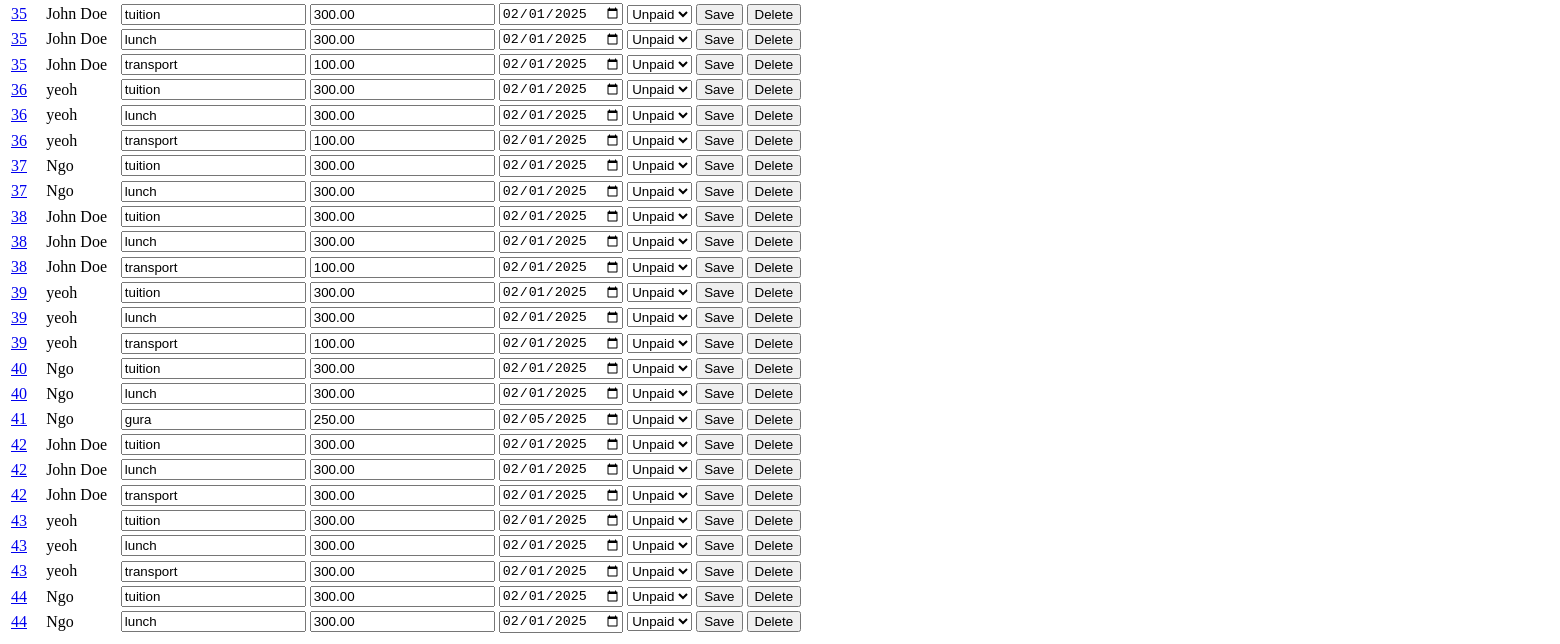
Page /accountant/viewBilling (signed in, lower part) on the earlier database version.
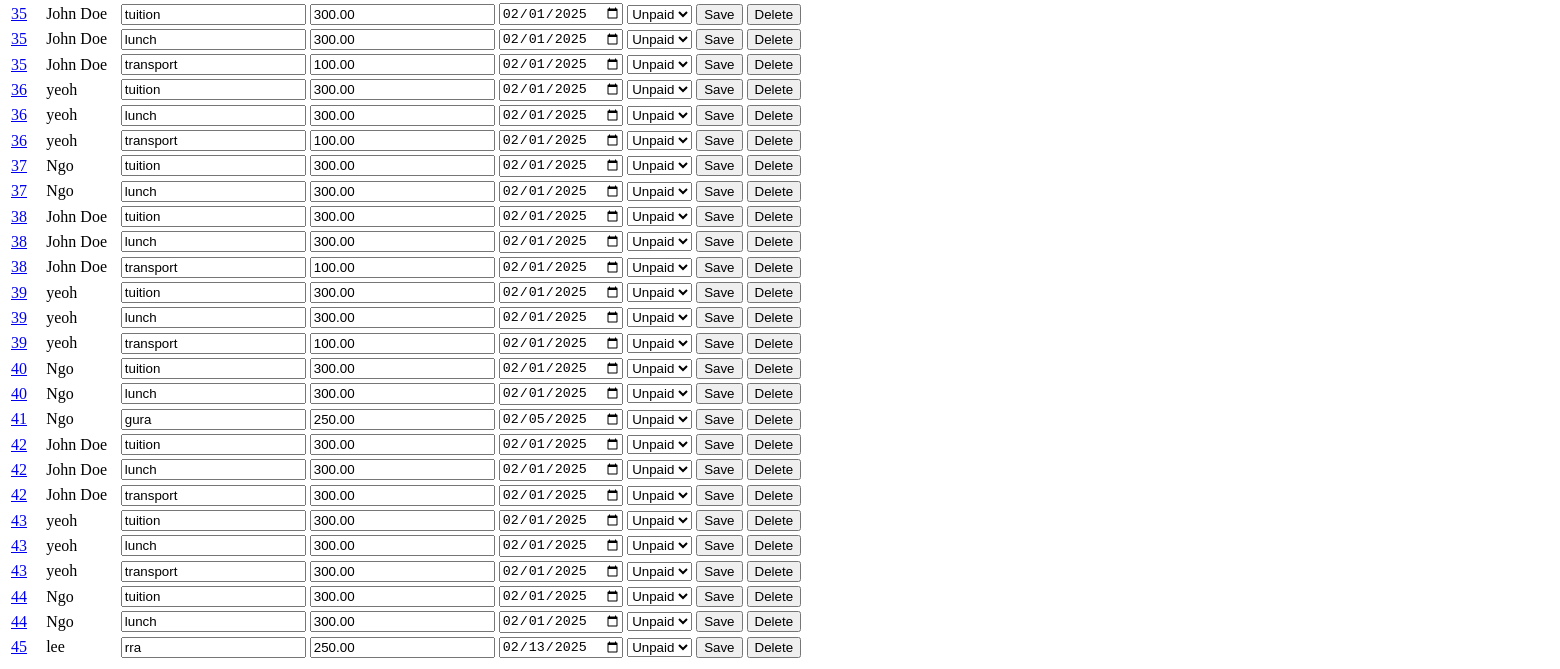
Same page on the later database version.
### models.py (models this page shows, shortened)
class Fee(db.Model):
    __tablename__ = 'fees'
    id = db.Column(db.Integer, primary_key=True, autoincrement=True)
    student_id = db.Column(db.Integer, db.ForeignKey('students.id'), nullable=False)
    create_date = db.Column(db.Date, default=func.current_date())
    due_date = db.Column(db.Date, nullable=False)
    amount = db.Column(NUMERIC(10, 2), nullable=False)
    fee_type = db.Column(db.String(100), nullable=False)
    status = db.Column(db.Enum('unpaid', 'paid', name='fee_status'), default='unpaid')
    invoice_id = db.Column(db.Integer, db.ForeignKey('invoices.id'), nullable=True)
    invoice = db.relationship('Invoice', back_populates='fees')

class Invoice(db.Model):
    __tablename__ = 'invoices'
    id = db.Column(db.Integer, primary_key=True, autoincrement=True)
    total_amount = db.Column(NUMERIC(10, 2), nullable=False)
    flag = db.Column(db.Boolean, default=False)  # True if paid before the due date
    fees = db.relationship('Fee', back_populates='invoice', lazy='joined')

class Student(db.Model):
    __tablename__ = 'students'
    id = db.Column(db.Integer, primary_key=True, autoincrement=True)
    name = db.Column(db.String(255), nullable=False)
    grade = db.Column(db.String(50), nullable=False)
    dob = db.Column(db.Date, nullable=False)
    transport = db.Column(db.Boolean, default=False)
    user_id = db.Column(db.Integer, db.ForeignKey('users.id'), nullable=False)
    fees = db.relationship('Fee', backref='student', cascade='all, delete-orphan')

### routes/accountant_routes.py (the view)
@accountant_blueprint.route("/viewBilling", methods=["GET"])
@login_required
def viewBilling():
    student_name = request.args.get("student_name")
    grade = request.args.get("grade")
    status = request.args.get("status")
    start_date = request.args.get("start_date")
    end_date = request.args.get("end_date")
    fees, error = view_billing(student_name, grade, status, start_date, end_date)
    if error:
        flash(error, "error")
        fees = []
    return render_template("viewBilling.html", fees=fees)

### app.py (called while the page is built)
@login_manager.user_loader
def load_user(user_id):
    return User.query.get(int(user_id))

### templates/viewBilling.html (shortened to what this page needs)
{% if current_user.role == 'teacher' %}
{% extends "teacherBase.html" %}
{% elif current_user.role == 'admin'%}
{% extends "adminBase.html" %}
{% elif current_user.role == 'accountant' %}
{% extends "accountantBase.html" %}
{% elif current_user.role == 'parent'%}
{% extends "parentBase.html" %}
{% endif %}
{% block content %}
<section class="content">
    <table id="myTable2">
        <tbody>
            {% if fees %}
            {% for fee in fees %}
            <tr>
                <td>
                    <a href="{{ url_for('accountant.viewInvoice') }}">{{ fee.invoice.id }}</a>
                </td>
                <td>
                    <span class="name">{{ fee.student.name }}</span>
                </td>
                <td>
                    <input type="text" class="details" data-id="{{ fee.id }}" value="{{ fee.fee_type }}">
                </td>
                <td>
                    <input type="number" class="amount" data-id="{{ fee.id }}" value="{{ fee.amount }}">
                </td>
                <td>
                    <input type="date" class="dueDate" data-id="{{ fee.id }}" value="{{ fee.due_date }}">
                </td>
                <td>
                    <select class="status" data-id="{{ fee.id }}">
                        <option value="unpaid" {% if fee.status=='unpaid' %}selected{% endif %}>Unpaid</option>
                    </select>
                </td>
                <td class="edit">
                    <button class="update-btn" data-id="{{ fee.id }}">Save</button>
                    <button class="delete-btn" data-id="{{ fee.id }}">Delete</button>
                </td>
            </tr>
            {% endfor %}
            {% else %}
            <tr>
                <td colspan="7">No fee records found.</td>
            </tr>
            {% endif %}
        </tbody>
    </table>
</section>
</div>
{% endblock %}

Differences in the rows shown:
added Fee: invoice.id "45", student.name "lee", fee_type "rra", amount "250.00", due_date "02/13/2025", status+id "Unpaid"
